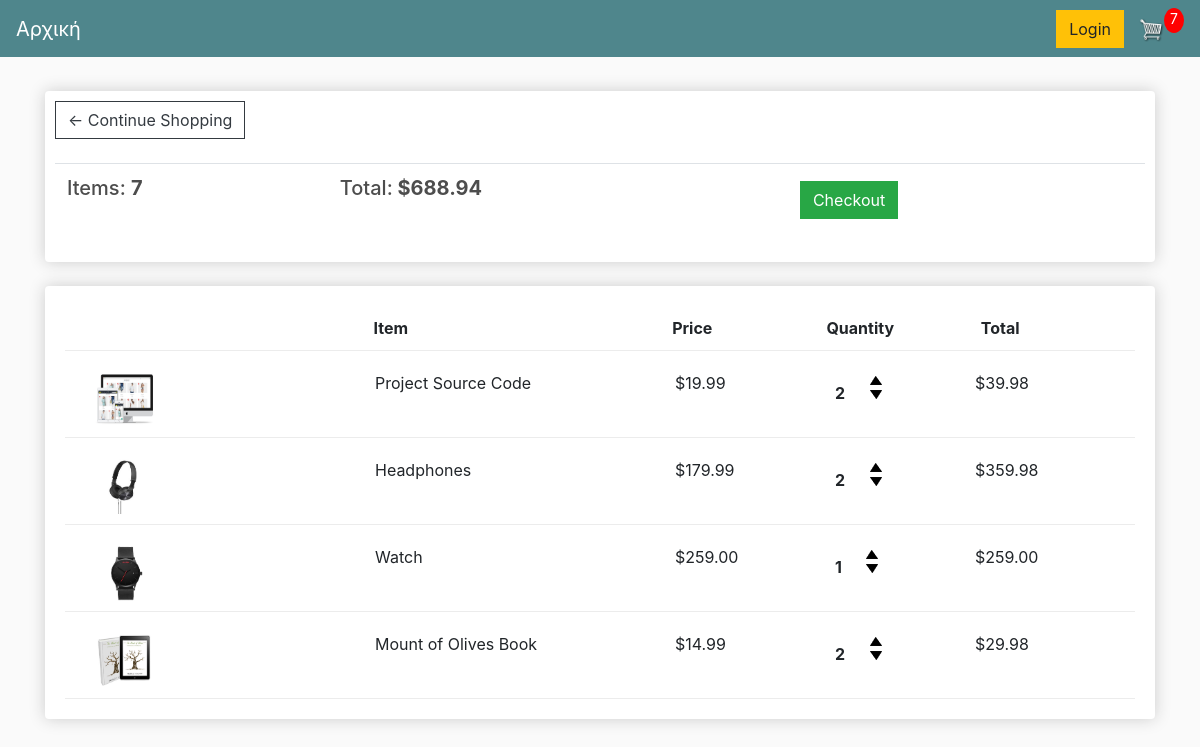
The app's page /cart/ (signed in) with its own data.
### store/models.py (models this page shows, shortened)
class Order(models.Model):
    customer = models.ForeignKey(Customer, on_delete=models.SET_NULL, blank=True, null=True)
    date_order = models.DateTimeField(auto_now_add=True)
    complete = models.BooleanField(default=False, null=True, blank=True)
    transaction_id = models.CharField(max_length=200, null=True)
    @property
    def get_cart_total(self):
        orderitems = self.orderitem_set.all()
        return sum([item.get_total for item in orderitems])
    @property
    def get_cart_items(self):
        orderitems = self.orderitem_set.all()
        return sum([item.quantity for item in orderitems])

class OrderItem(models.Model):
    product = models.ForeignKey(Product, on_delete=models.SET_NULL, blank=True, null=True)
    order = models.ForeignKey(Order, on_delete=models.SET_NULL, blank=True, null=True)
    quantity = models.IntegerField(default=0, null=True, blank=True)
    date_added = models.DateTimeField(auto_now_add=True)
    @property
    def get_total(self):
        return self.quantity * self.product.price

class Product(models.Model):
    category = models.ForeignKey(Category, on_delete=models.CASCADE, blank=False, null=False)
    name = models.CharField(max_length=200, null=True)
    price = models.DecimalField(max_digits=5, decimal_places=2)
    image = models.ImageField(null=True, blank=True)
    @property
    def imageURL(self):
        try:
            url = self.image.url
        except:
            url = ''
        return url

### store/views.py (the view)
# urls.py: path('cart/', views.cart, name="cart"),
def cart(request):
     data = cartData(request)
     cartItems = data['cartItems']
     order = data['order']
     items = data['items']
     context = {'items': items, 'order': order, 'cartItems': cartItems, 'shipping': False}
     return render(request, 'store/cart.html', context)

### store/utils.py (called while the page is built)
def cartData(request):
    if request.user.is_authenticated:
        customer = request.user.customer
        order, created = Order.objects.get_or_create(customer=customer, complete=False)
        items = order.orderitem_set.all()
        cartItems = order.get_cart_items
    else:
        cookieData = cookieCart(request)
        cartItems = cookieData['cartItems']
        order = cookieData['order']
        items = cookieData['items']
    return {'cartItems': cartItems, 'order':order, 'items': items}

### store/templates/store/cart.html (shortened to what this page needs)
{% extends 'store/main.html' %}
{% load static %}
{% block content %}
    <div class="row">
        <div class="col-lg-12">
            <div class="box-element">
                <a  class="btn btn-outline-dark" href="{% url 'store' %}">&#x2190; Continue Shopping</a>
                <br>
                <br>
                <table class="table">
                    <tr>
                        <th><h5>Items: <strong>{{order.get_cart_items}}</strong></h5></th>
                        <th><h5>Total:<strong> ${{order.get_cart_total|floatformat:2}}</strong></h5></th>
                        <th>
                            <a  style="margin:5px;" class="btn btn-success" href="{% url 'checkout' %}">Checkout</a>
                        </th>
                    </tr>
                </table>
            </div>
            <br>
            <div class="box-element hide-on-sm">
                <div class="cart-row">
                    <div style="flex:2"></div>
                    <div style="flex:2; margin-left: 10px;"><strong>Item</strong></div>
                    <div style="flex:1; margin-left: 10px;"><strong>Price</strong></div>
                    <div style="flex:1; margin-left: 10px;"><strong>Quantity</strong></div>
                    <div style="flex:1; margin-left: 10px;"><strong>Total</strong></div>
                </div>
                {% for item in items %}
                <div class="cart-row">
                    <div style="flex:2"><img class="row-image" src={{item.product.imageURL}}></div>
                    <div style="flex:2"><p>{{item.product.name}}</p></div>
                    <div style="flex:1"><p>${{item.product.price|floatformat:2}}</p></div>
                    <div style="flex:1">
                        <p class="quantity">{{item.quantity}}</p>
                        <div class="quantity">
                            <img data-product={{item.product.id}} data-action="add"
                            class="chg-quantity update-cart" src="{% static  'images/arrow-up.png' %}">
                            <img data-product={{item.product.id}} data-action="remove"
                            class="chg-quantity update-cart" src="{% static  'images/arrow-down.png' %}">
                        </div>
                    </div>
                    <div style="flex:1"><p>${{item.get_total}}</p></div>
                </div>
                {% endfor %}
            </div>
        </div>
    </div>
{% endblock content %}

### static/css/main.css (style rules this page uses)
body { background-color: hsl(0, 0%, 98%); }
h1,h2,h3,h4,h5,h6 { color:hsl(0, 0%, 30%); }
@media screen and (min-width: 401px) { .hide-on-sm { display: block; } }
.box-element { box-shadow:hsl(0, 0%, 80%) 0 0 16px; background-color: #fff; border-radius: 4px; padding: 10px; }
.col-lg-4, .col-lg-6, .col-lg-8, .col-lg-12 { margin-top: 10px; }
.btn { border-radius: 0; }
.row-image { width: 100px; }
.cart-row { display: flex; align-items: flex-stretch; padding: 10px; margin: 10px; border-bottom: 1px solid #ececec; }
.quantity { display: inline-block; font-weight: 700; padding-right:10px; padding-left:10px; }
.chg-quantity { width: 12px; cursor: pointer; display: block; margin-top: 5px; transition:.1s; }

### records on screen
Order: get_cart_items "7", get_cart_total "688.94"
OrderItem: product.imageURL (picture), product.name "Project Source Code", product.price "19.99", quantity "2", get_total "39.98"
OrderItem: product.imageURL (picture), product.name "Headphones", product.price "179.99", quantity "2", get_total "359.98"
OrderItem: product.imageURL (picture), product.name "Watch", product.price "259.00", quantity "1", get_total "259.00"
OrderItem: product.imageURL (picture), product.name "Mount of Olives Book", product.price "14.99", quantity "2", get_total "29.98"

### other values on screen
{{ cartItems }} "7"
